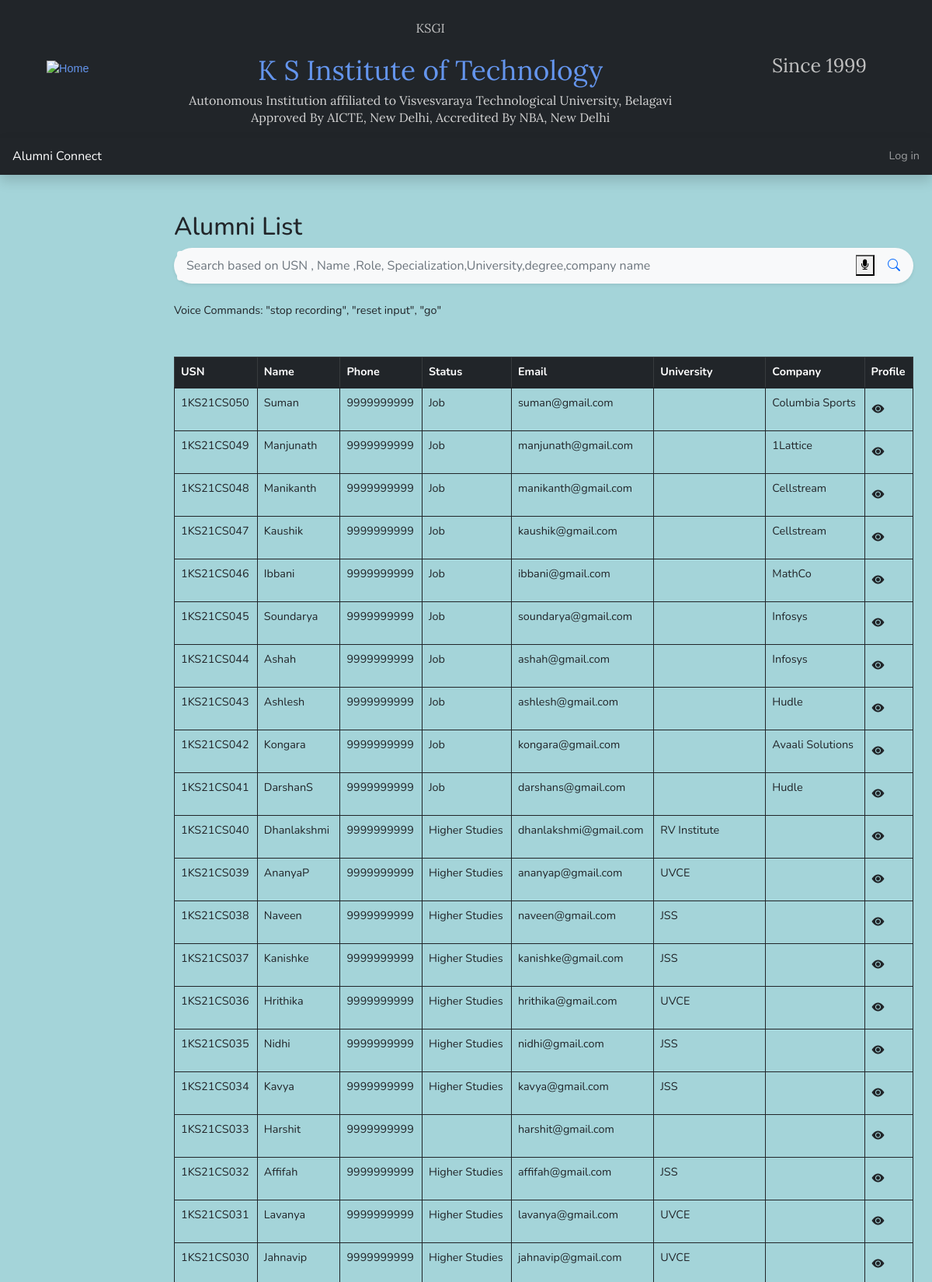
The page /alumni/ (upper part) on the database its author committed.
### alumni/models.py (models this page shows)
class Alumni(models.Model):
    usn = models.CharField(max_length=10)
    user = models.OneToOneField(User, on_delete=models.CASCADE, related_name='alumnus_details')
    name = models.CharField(max_length=100, null=True,validators=[RegexValidator('[+-/%@$^&*()!:;]',inverse_match=True)])
    phone = models.CharField(max_length=10, null=True)
    email = models.CharField(max_length=100, null=True)
    rv_email = models.CharField(max_length=100, null=True)
    branch = models.CharField(max_length=50, null=True)
    year_joined = models.DateField(null = True)
    year_passed = models.DateField(null = True)
    class Meta:
        db_table = 'alumni'

class Category(models.Model):
    alumnus = models.OneToOneField(Alumni, on_delete=models.CASCADE,null=True,blank=True)
    Category=models.CharField(max_length=20,choices=category_choices,default='Job')
    description=models.CharField(max_length=250,null=True,blank=True)
    class Meta:
        db_table = 'category'

class Job(models.Model):
    alumnus = models.OneToOneField(Alumni, on_delete=models.CASCADE,null=True,blank=True)
    company_name = models.CharField(max_length=100)
    role = models.CharField(max_length=50, null=True,choices=role_choices)
    salary = models.FloatField(max_length=20, null=True,blank=True)
    location=models.CharField(max_length=20)
    class Meta:
        db_table = 'job'

class Higherstudies(models.Model):
    alumnus = models.OneToOneField(Alumni, on_delete=models.CASCADE,null=True,blank=True)
    college_name = models.CharField(max_length=100)
    specialization = models.CharField(max_length=100, null=True,choices=spe_choices)
    degree = models.CharField(max_length=20, null=True,choices=degree_choices)
    location=models.CharField(max_length=20,null=True)
    yearofgrad = models.DateField(max_length=10, null=True)
    class Meta:
        db_table = 'higherstudies'

### alumni/views.py (the view)
# urls.py: path('', views.AlumniListView, name = 'list_alumni'),
def AlumniListView(request):
    if'q'in request.GET:
        q=request.GET['q']
        multiple_q=Q(Q(usn__icontains=q)|Q(name__icontains=q)|Q(branch__icontains=q)|Q(job__company_name__icontains=q)|Q(job__role__icontains=q)|Q(higherstudies__specialization__icontains=q)|Q(higherstudies__degree__icontains=q)|Q(higherstudies__college_name__icontains=q))
        data=Alumni.objects.filter(multiple_q).order_by('-usn')
    else:
        data=Alumni.objects.all().order_by('-usn')
    context={'alumni':data}
    return render(request,"alumni/list.html",context)

### alumni/templates/alumni/list.html (shortened to what this page needs)
<!DOCTYPE html>
<html lang="en">
<head>
    <link rel='stylesheet' href='https://cdnjs.cloudflare.com/ajax/libs/font-awesome/4.7.0/css/font-awesome.min.css'>
</head>
{% extends "base.html" %}
{% block content %}
<main class="col-md-9 ms-sm-auto col-lg-10 px-md-4">
    <h1 class="mt-5 h2">Alumni List</h1>
    <form action="" method="get"  id="search-form">
        <div class="p-1 bg-light rounded rounded-pill shadow-sm mb-4">
          <div class="input-group">
            <input type="search" name="q" placeholder="Search based on USN , Name ,Role, Specialization,University,degree,company name " aria-describedby="button-addon1" class="form-control border-0 bg-light">
            <div class="input-group-append">
                <button type="button"><i class="fa fa-microphone"></i></button>
              <button id="button-addon1" type="submit" class="btn btn-link text-primary"><i class="bi bi-search"></i></button>
            </div>
          </div>
        </div>
        </form>
        <p class="info"></p>
    <div class="mt-5">
        <table class="mt-4 table table-bordered border-dark">
            <thead class="table-dark">
                <tr>
                    <th scope="col">USN</th>
                    <th scope="col">Name</th>
                    <th scope="col">Phone</th>
                    <th scope="col">Status</th>
                    <th scope="col">Email</th>
                    <th scope="col">University</th>
                    <th scope="col">Company</th>
                    <th scope="col">Profile</th>
                </tr>
            </thead>
            <tbody>
                {% for item in alumni %}
                <tr>
                    <td>{{item.usn}}</td>
                    <td>{{item.name}}</td>
                    <td>{{item.phone}}</td>
                    <td>{{item.category.Category}}</td>
                    <td>{{item.email}}</td>
                    <td>{{item.higherstudies.college_name}} </td>
                    <td>{{item.job.company_name}}</td>
                    <td><a href="{% url 'view_alumni' item.id %}" class="btn text secondary px-0">
                      <i class="bi bi-eye-fill"></i>
                     </a>
                    </td>
                </tr>
                {% endfor %}
            </tbody>
        </table>
    </div>
</main>
{% endblock %}

### static/css/style.css (style rules this page uses)
body { font-size: 0.9rem; font-family: 'Nunito', sans-serif; background-color:#41a6b079; }
a { color: cornflowerblue; text-decoration: none; }
td { overflow: hidden; text-overflow: ellipsis; word-wrap: break-word; }

### rows shown on the page
Alumni: usn "1KS21CS050", name "Suman", phone "9999999999", category.Category "Job", email "suman@gmail.com", job.company_name "Columbia Sports"
Alumni: usn "1KS21CS049", name "Manjunath", phone "9999999999", category.Category "Job", email "manjunath@gmail.com", job.company_name "1Lattice"
Alumni: usn "1KS21CS048", name "Manikanth", phone "9999999999", category.Category "Job", email "manikanth@gmail.com", job.company_name "Cellstream"
Alumni: usn "1KS21CS047", name "Kaushik", phone "9999999999", category.Category "Job", email "kaushik@gmail.com", job.company_name "Cellstream"
Alumni: usn "1KS21CS046", name "Ibbani", phone "9999999999", category.Category "Job", email "ibbani@gmail.com", job.company_name "MathCo"
Alumni: usn "1KS21CS045", name "Soundarya", phone "9999999999", category.Category "Job", email "soundarya@gmail.com", job.company_name "Infosys"
Alumni: usn "1KS21CS044", name "Ashah", phone "9999999999", category.Category "Job", email "ashah@gmail.com", job.company_name "Infosys"
Alumni: usn "1KS21CS043", name "Ashlesh", phone "9999999999", category.Category "Job", email "ashlesh@gmail.com", job.company_name "Hudle"
Alumni: usn "1KS21CS042", name "Kongara", phone "9999999999", category.Category "Job", email "kongara@gmail.com", job.company_name "Avaali Solutions"
Alumni: usn "1KS21CS041", name "DarshanS", phone "9999999999", category.Category "Job", email "darshans@gmail.com", job.company_name "Hudle"
Alumni: usn "1KS21CS040", name "Dhanlakshmi", phone "9999999999", category.Category "Higher Studies", email "dhanlakshmi@gmail.com", higherstudies.college_name "RV Institute"
Alumni: usn "1KS21CS039", name "AnanyaP", phone "9999999999", category.Category "Higher Studies", email "ananyap@gmail.com", higherstudies.college_name "UVCE"
Alumni: usn "1KS21CS038", name "Naveen", phone "9999999999", category.Category "Higher Studies", email "naveen@gmail.com", higherstudies.college_name "JSS"
Alumni: usn "1KS21CS037", name "Kanishke", phone "9999999999", category.Category "Higher Studies", email "kanishke@gmail.com", higherstudies.college_name "JSS"
Alumni: usn "1KS21CS036", name "Hrithika", phone "9999999999", category.Category "Higher Studies", email "hrithika@gmail.com", higherstudies.college_name "UVCE"
Alumni: usn "1KS21CS035", name "Nidhi", phone "9999999999", category.Category "Higher Studies", email "nidhi@gmail.com", higherstudies.college_name "JSS"
Alumni: usn "1KS21CS034", name "Kavya", phone "9999999999", category.Category "Higher Studies", email "kavya@gmail.com", higherstudies.college_name "JSS"
Alumni: usn "1KS21CS033", name "Harshit", phone "9999999999", email "harshit@gmail.com"
Alumni: usn "1KS21CS032", name "Affifah", phone "9999999999", category.Category "Higher Studies", email "affifah@gmail.com", higherstudies.college_name "JSS"
Alumni: usn "1KS21CS031", name "Lavanya", phone "9999999999", category.Category "Higher Studies", email "lavanya@gmail.com", higherstudies.college_name "UVCE"
Alumni: usn "1KS21CS030", name "Jahnavip", phone "9999999999", category.Category "Higher Studies", email "jahnavip@gmail.com", higherstudies.college_name "UVCE"
